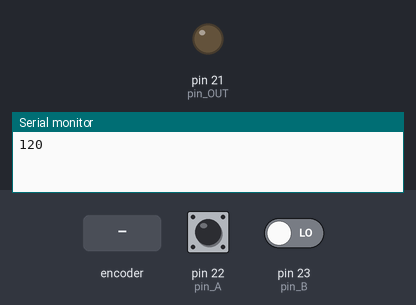
Bench run of a sketch on a simulated Arduino Mega 2560, built with avr-gcc and run on an emulated ATmega2560. On the bench: output pins drawn as LEDs (lit = HIGH), the last lines printed to the serial monitor. The inputs (shaded band) are chosen by the test bench; at power-on: pin 22 (pin_A) HIGH, pin 23 (pin_B) LOW.

Above: at 1.2 s.
1.3 s: rotary encoder on pin 22 (pin_A) / pin 23 (pin_B) turned 3 steps (first pin leading)
At 2.1 s:
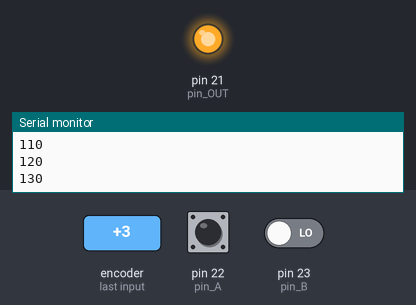
Timing chart, 0 to 4.3 s (numbered marks = the images above; inputs shaded):
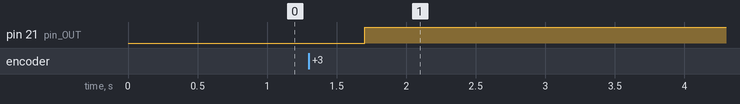

Measured:
- after the input at 1.3 s, pin 21 (pin_OUT): LOW → HIGH after 0.40 s

The sketch:

rotary_encoder.ino
```cpp
/*
** Rotary Encoder Example
** Use the Sparkfun Rotary Encoder to vary brightness of LED
**
** Sample the encoder at 200Hz using the millis() function
*/

// from: http://www.hobbytronics.co.uk/arduino-tutorial6-rotary-encoder
// using pins 21, 22 and 23

int brightness = 120;    // how bright the LED is, start at half brightness
int fadeAmount = 10;    // how many points to fade the LED by
unsigned long currentTime;
unsigned long loopTime;
const int pin_A = 22;
const int pin_B = 23;
const int pin_OUT = 21;
unsigned char encoder_A;
unsigned char encoder_B;
unsigned char encoder_A_prev=0;

// include the library code:
#include <LiquidCrystal.h>

// initialize the library with the numbers of the interface pins
LiquidCrystal lcd(7, 8, 9, 10, 11, 12);

void setup()  {
  pinMode(pin_OUT, OUTPUT);
  pinMode(pin_A, INPUT);
  pinMode(pin_B, INPUT);
  currentTime = millis();
  loopTime = currentTime;
  Serial.begin(115200);
  // set the brightness of pin ?:
  analogWrite(pin_OUT, brightness);
  Serial.println(brightness, DEC);

}

void loop()
{
  // get the current elapsed time
  currentTime = millis();
  if (currentTime >= (loopTime + 2))
  {
    // 5ms since last check of encoder = 200Hz
    encoder_A = digitalRead(pin_A);    // Read encoder pins
    encoder_B = digitalRead(pin_B);
    if ((!encoder_A) && (encoder_A_prev))
    {
      // A has gone from high to low
      if (encoder_B)
      {
        // B is high so clockwise
        // increase the brightness, dont go over 255
        if (brightness + fadeAmount <= 255)
          brightness += fadeAmount;
      }
      else
      {
        // B is low so counter-clockwise
        // decrease the brightness, dont go below 0
        if (brightness - fadeAmount >= 0)
          brightness -= fadeAmount;
      }

      // set the brightness of pin ?:
      analogWrite(pin_OUT, brightness);
      Serial.println(brightness, DEC);

      lcd.clear();
      lcd.print(brightness);
    }
    encoder_A_prev = encoder_A;     // Store value of A for next time

    loopTime = currentTime;  // Updates loopTime
  }
  // Other processing can be done here

}
```
